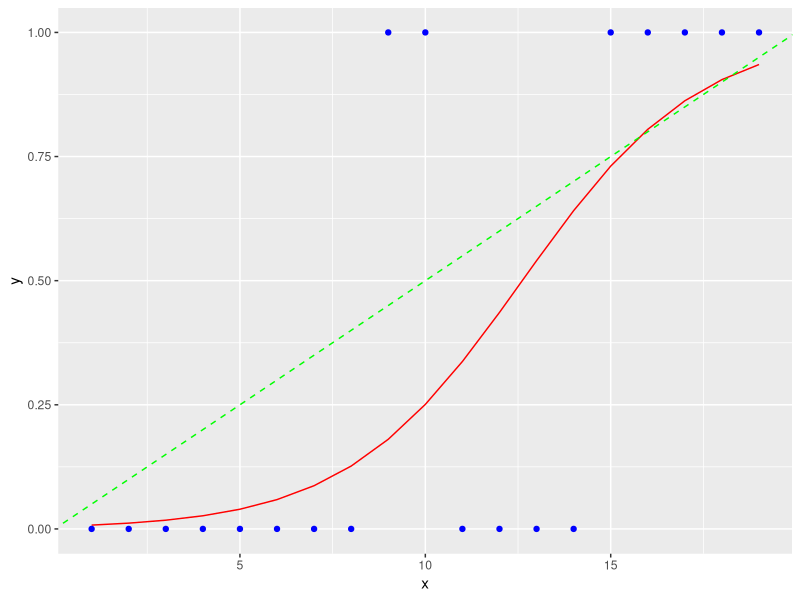

This figure's R source:
## ---- chunk 1
set.seed(101)
x = 1:19
y = rbinom(length(x),1,0.05*x)
out.log = glm(y~x,family=binomial)
suppressMessages(library(tidyverse))
ggplot(data=data.frame(x=x,y=out.log$fitted.values),mapping=aes(x=x,y=y)) + geom_line(color="red") +
  geom_point(data=data.frame(x=x,y=y),mapping=aes(x=x,y=y),color="blue") +
  geom_abline(slope=0.05,intercept=0,color="green",linetype="dashed")
## ---- chunk 2
summary(out.log)
logLik(out.log)   # the maximum log-likelihood value
